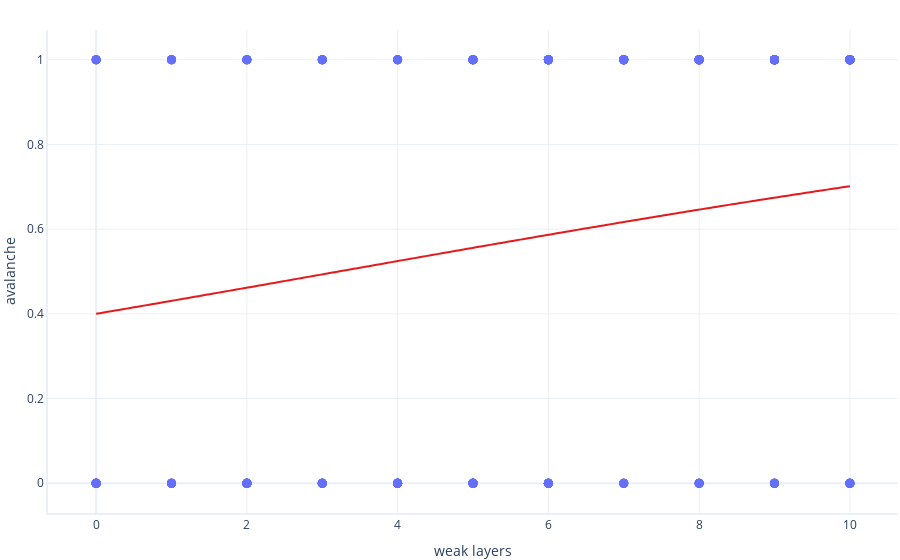

Here is the notebook cell this chart was saved with:
### Markdown cell above
This summary provides some detailed information. 

Two useful pieces of information are in the bottom row. The coef for `weak_layers` is positive, which means that as `weak_layers` increases, so does the probability of an avalanche. The the `P` value column is less than 0.05, which means the model is confident that `weak_layers` is a useful predictor of avalanches. 

The rest of this table, however, is difficult to understand for beginners and so it's not clear how well our model is working. Let's try another way. 

## Assessing model visually

Sometimes, but not always, we can visually assess a logistic regression mode. Let's plot our model against the actual data in the test dataset.

### Code cell
def predict(weak_layers):
    return model.predict(dict(weak_layers=weak_layers))

graphing.scatter_2D(test, label_x="weak_layers", label_y="avalanche", trendline=predict)
